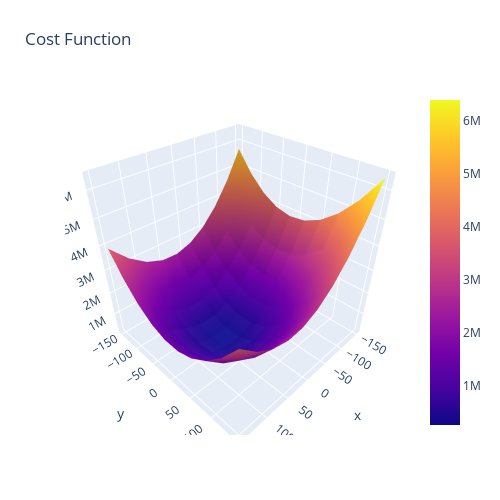

The cell this chart's notebook holds for it:
### Code cell
import plotly.graph_objects as go

fig = go.Figure(data=[go.Surface(x = m_arr, y = b_arr, z =z_arr)])

fig.update_layout(title='Cost Function', autosize=False,
                  width=500, height=500,
                  margin=dict(l=65, r=50, b=65, t=90))



fig.show()

fig.write_html("cost_function.html")
